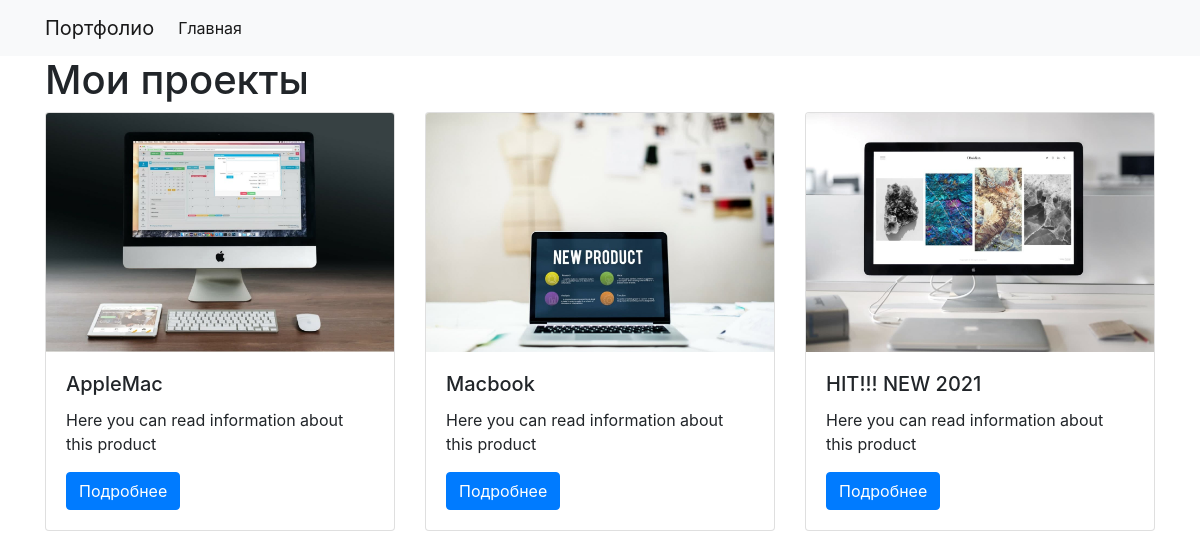
The app's page /projects with its own data.
### project/models.py (models this page shows)
class Project(models.Model):
    title = models.CharField(max_length=100)
    description = models.TextField()
    technology = models.CharField(max_length=20)
    image = models.FileField(upload_to='img/')

### project/views.py (the view)
# urls.py: path('', views.project_index, name='project_index'),
def project_index(request):
    projects = Project.objects.all()
    context = {
        'projects': projects
    }
    return render(request, 'project_index.html', context)

### project/templates/project_index.html
{% extends "base.html" %}
{% load static %}
{% block page_content %}
<h1>Мои проекты</h1>
<div class="row">
{% for project in projects %}
    <div class="col-md-4">
        <div class="card mb-2">
            <img class="card-img-top" src="{% static project.image %}">
            <div class="card-body">
                <h5 class="card-title">{{ project.title }}</h5>
                <p class="card-text">{{ project.description }}</p>
                <a href="{% url 'project_detail' project.pk %}"
                   class="btn btn-primary">
                    Подробнее
                </a>
            </div>
        </div>
    </div>
    {% endfor %}
</div>
{% endblock %}

### Yuriy_Djangoproject1/templates/base.html (shortened to what this page needs)
<link rel="stylesheet" href="https://stackpath.bootstrapcdn.com/bootstrap/4.1.3/css/bootstrap.min.css">
<nav class="navbar navbar-expand-lg navbar-light bg-light">
    <div class="container">
        <a class="navbar-brand" href="{% url 'project_index' %}">Портфолио</a>
        <div class="collapse navbar-collapse" id="navbarSupportedContent">
          <ul class="navbar-nav mr-auto">
            <li class="nav-item active">
              <a class="nav-link" href="{% url 'project_index' %}">Главная</a>
            </li>
          </ul>
        </div>
    </div>
</nav>
<div class="container">
    {% block page_content %}{% endblock %}
</div>

### records on screen
Project: image (picture), title "AppleMac", description "Here you can read information about this product"
Project: image (picture), title "Macbook", description "Here you can read information about this product"
Project: image (picture), title "HIT!!! NEW 2021", description "Here you can read information about this product"
